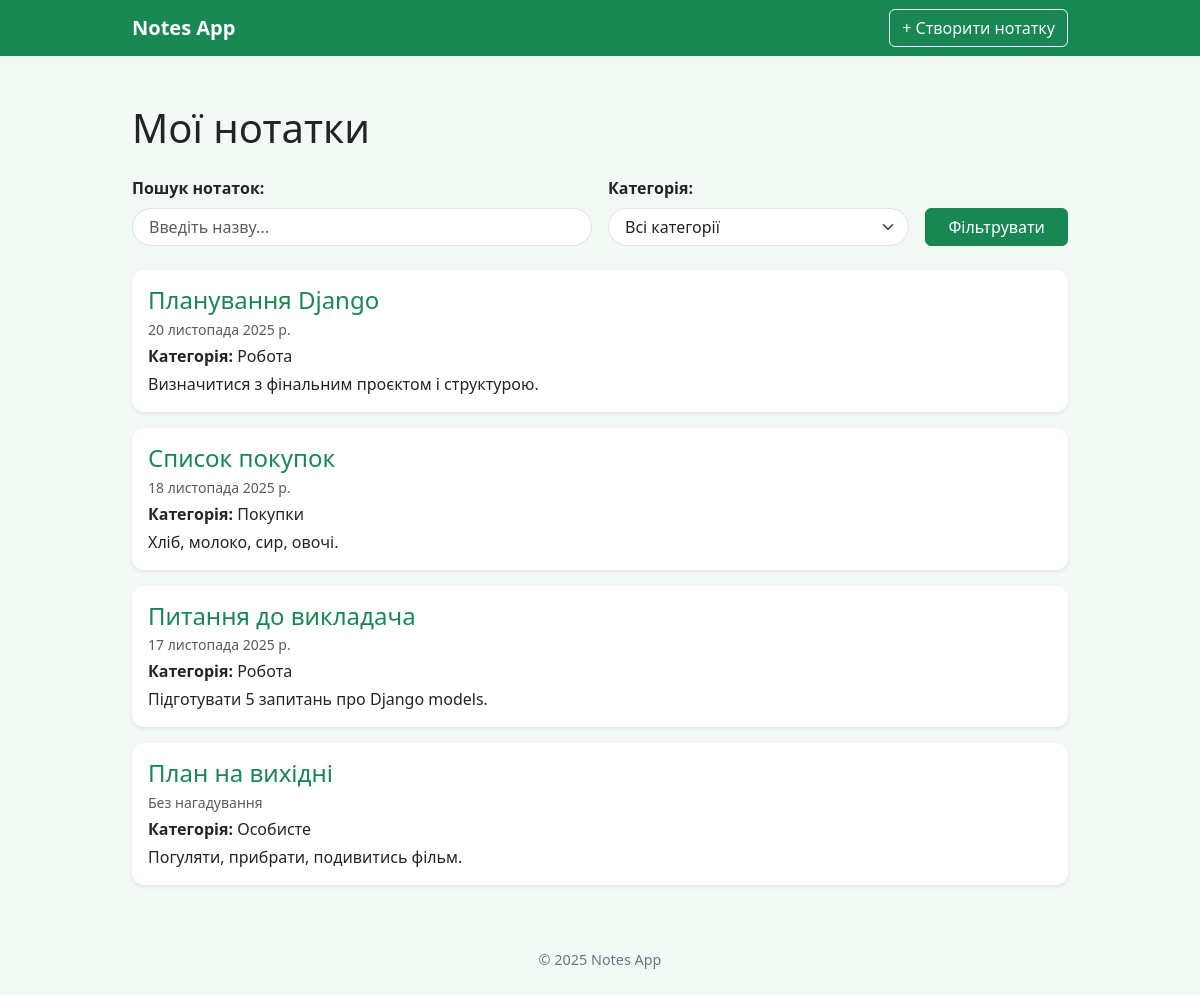
The app's page /, older data.
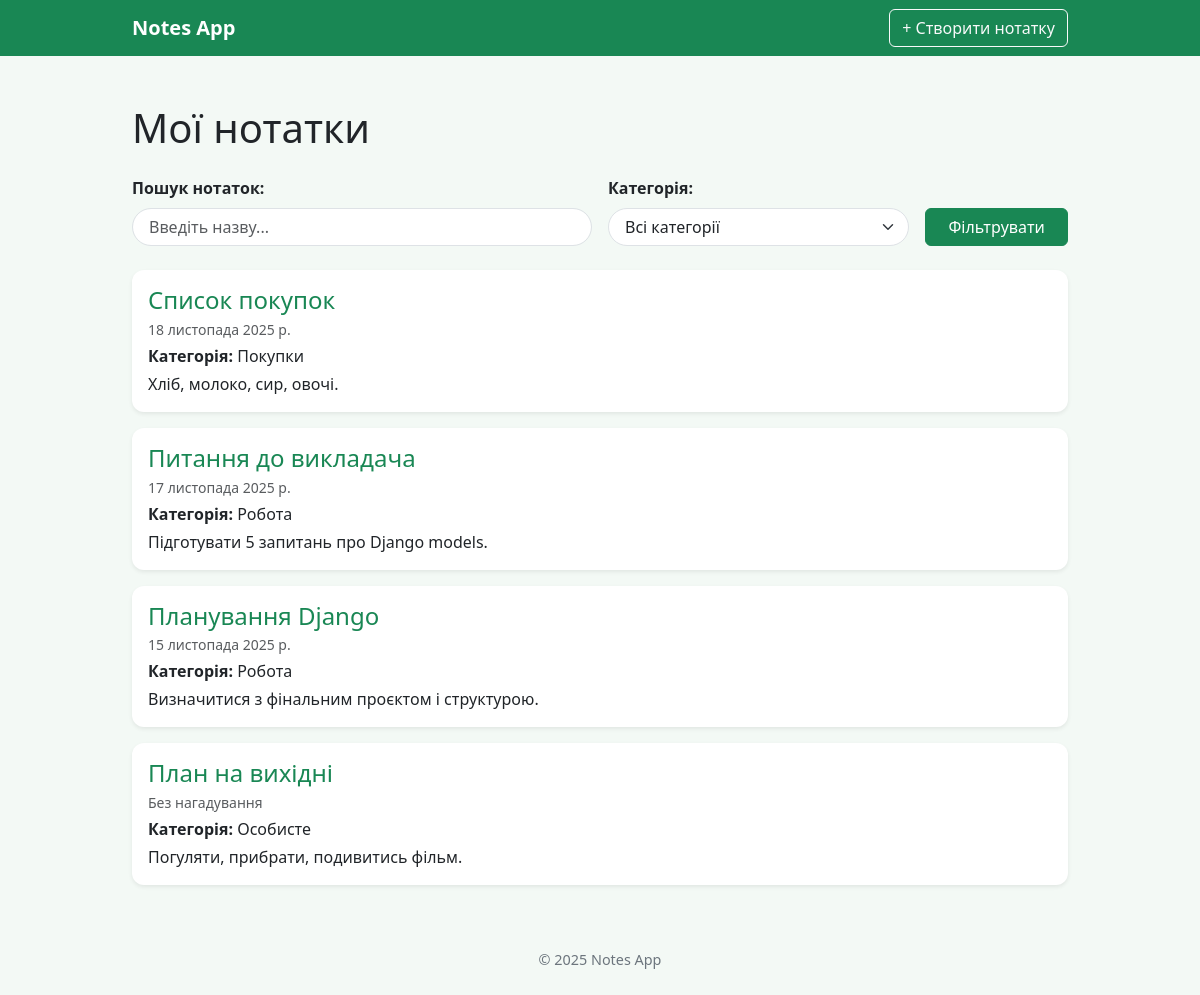
The same page, newer data.
### notes/models.py (models this page shows, shortened)
class Notes(models.Model):
    title = models.CharField(
        max_length=200,
        verbose_name='Назва нотатки'
    )
    text = models.TextField(
        verbose_name='Текст'
    )
    reminder = models.DateField(
        null=True,
        blank=True,
        verbose_name='Дата нагадування'
    )
    category = models.ForeignKey(
        Category,
        on_delete=models.CASCADE,  # якщо видалять, то зникнуть нотатки
        related_name="notes",      # для доступу до category.notes.all()
        verbose_name='Категорія'
    )
    class Meta:
        ordering = ["-reminder", "title"]  #сортування, де нагадування ближче
        verbose_name = 'Нотатка'
        verbose_name_plural = 'Нотатки'

class Category(models.Model):
    title = models.CharField(
        max_length=200,
        verbose_name='Назва категорії'
    )
    class Meta:
        ordering = ['title']
        verbose_name = 'Категорія'
        verbose_name_plural = 'Категорії'

### notes/views.py (the view)
# urls.py: path('', index_view, name='index'),
def index_view(request):
    notes = Notes.objects.select_related('category').all()
    q=request.GET.get('q', "").strip()
    category_id = request.GET.get('category')
    if q:
        notes = notes.filter(
            Q(title__icontains=q) |
            Q(text__icontains=q) |
            Q(category__title__icontains=q)
        )
    if category_id:
        notes = notes.filter(category_id=category_id)
    categories = Category.objects.all().order_by('title')
    context = {
        'notes': notes,
        'page_title': 'Мої нотатки',
        'categories': categories,
        'current_query': q,
        'current_category': category_id,
    }
    return render(request, 'index.html', context)

### notes/templates/index.html (shortened to what this page needs)
{% extends 'base.html' %}
{% block content %}
<h1 class="mb-4">Мої нотатки</h1>
<form method="GET" class="row g-3 align-items-end mb-4">
    <div class="col-md-6">
        <label for="search" class="form-label fw-semibold">Пошук нотаток:</label>
        <input id="search"
               type="text"
               class="form-control"
               name="q"
               value="{{ current_query }}"
               placeholder="Введіть назву...">
    </div>
    <div class="col-md-4">
        <label for="category" class="form-label fw-semibold">Категорія:</label>
        <select id="category" name="category" class="form-select">
            <option value="">Всі категорії</option>
        </select>
    </div>
    <div class="col-md-2">
        <button class="btn btn-primary w-100" type="submit">
            Фільтрувати
        </button>
    </div>
</form>
<div class="row">
    {% for note in notes %}
        <div class="col-12 mb-3">
            <div class="card shadow-sm">
                <div class="card-body">
                    <h4 class="card-title mb-1">
                        <a href="{% url 'notes:note_detail' note.id %}">
                            {{ note.title }}
                        </a>
                    </h4>
                    <p class="text-muted small mb-1">
                        {{ note.reminder|default:"Без нагадування" }}
                    </p>
                    <p class="mb-1">
                        <strong>Категорія:</strong> {{ note.category.title }}
                    </p>
                    <p class="mb-0">
                        {{ note.text|truncatechars:200 }}
                    </p>
                </div>
            </div>
        </div>
    {% empty %}
        <p class="text-center text-muted">Нотаток не знайдено.</p>
    {% endfor %}
</div>
{% endblock %}

Row changes from the older to the newer data that the page shows:
changed Notes "Планування Django": reminder "20 листопада 2025 р." → "15 листопада 2025 р."; moves down the list
